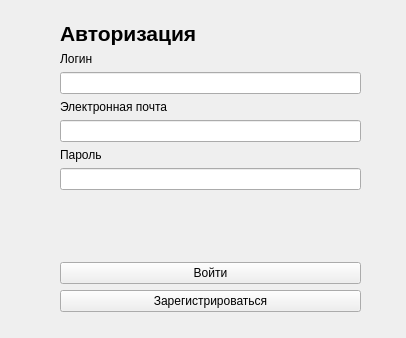
<?xml version="1.0" encoding="UTF-8"?>
<ui version="4.0">
 <class>LoginWindow</class>
 <widget class="QWidget" name="LoginWindow">
  <property name="geometry">
   <rect>
    <x>0</x>
    <y>0</y>
    <width>406</width>
    <height>338</height>
   </rect>
  </property>
  <property name="windowTitle">
   <string>Авторизация</string>
  </property>
  <widget class="QWidget" name="verticalLayoutWidget">
   <property name="geometry">
    <rect>
     <x>60</x>
     <y>21</y>
     <width>301</width>
     <height>291</height>
    </rect>
   </property>
   <layout class="QVBoxLayout" name="verticalLayout">
    <item>
     <widget class="QLabel" name="label">
      <property name="font">
       <font>
        <pointsize>16</pointsize>
       </font>
      </property>
      <property name="text">
       <string>&lt;b&gt;Авторизация&lt;/b&gt;</string>
      </property>
     </widget>
    </item>
    <item>
     <widget class="QLabel" name="label_2">
      <property name="text">
       <string>Логин</string>
      </property>
     </widget>
    </item>
    <item>
     <widget class="QLineEdit" name="usernameEdit"/>
    </item>
    <item>
     <widget class="QLabel" name="label_4">
      <property name="text">
       <string>Электронная почта</string>
      </property>
     </widget>
    </item>
    <item>
     <widget class="QLineEdit" name="emailEdit"/>
    </item>
    <item>
     <widget class="QLabel" name="label_3">
      <property name="text">
       <string>Пароль</string>
      </property>
     </widget>
    </item>
    <item>
     <widget class="QLineEdit" name="passwordEdit">
      <property name="echoMode">
       <enum>QLineEdit::Password</enum>
      </property>
     </widget>
    </item>
    <item>
     <spacer name="verticalSpacer">
      <property name="orientation">
       <enum>Qt::Vertical</enum>
      </property>
      <property name="sizeHint" stdset="0">
       <size>
        <width>20</width>
        <height>40</height>
       </size>
      </property>
     </spacer>
    </item>
    <item>
     <widget class="QPushButton" name="loginButton">
      <property name="text">
       <string>Войти</string>
      </property>
     </widget>
    </item>
    <item>
     <widget class="QPushButton" name="registrationButton">
      <property name="text">
       <string>Зарегистрироваться</string>
      </property>
     </widget>
    </item>
   </layout>
  </widget>
 </widget>
 <resources/>
 <connections/>
</ui>
